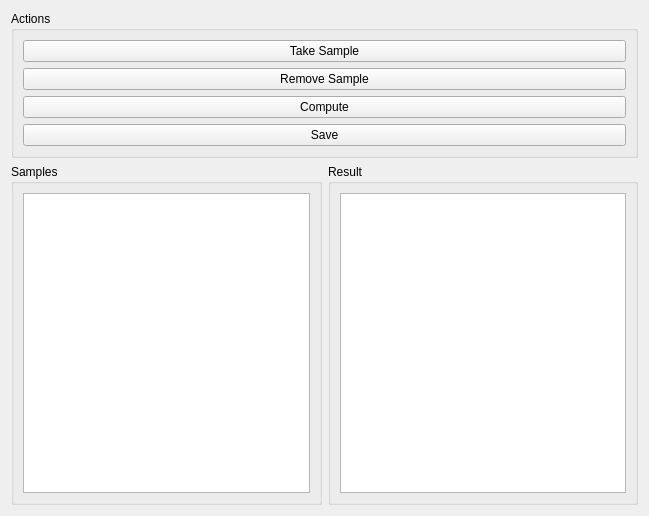
<?xml version="1.0" encoding="UTF-8"?>
<ui version="4.0">
 <class>Form</class>
 <widget class="QWidget" name="Form">
  <property name="geometry">
   <rect>
    <x>0</x>
    <y>0</y>
    <width>649</width>
    <height>516</height>
   </rect>
  </property>
  <property name="windowTitle">
   <string>Form</string>
  </property>
  <layout class="QVBoxLayout" name="verticalLayout">
   <item>
    <layout class="QHBoxLayout" name="horizontalLayout_infoAndActions">
     <item>
      <widget class="QGroupBox" name="groupBox_3">
       <property name="title">
        <string>Actions</string>
       </property>
       <layout class="QVBoxLayout" name="verticalLayout_2">
        <item>
         <widget class="QPushButton" name="takeButton">
          <property name="text">
           <string>Take Sample</string>
          </property>
         </widget>
        </item>
        <item>
         <widget class="QPushButton" name="removeButton">
          <property name="text">
           <string>Remove Sample</string>
          </property>
         </widget>
        </item>
        <item>
         <widget class="QPushButton" name="computeButton">
          <property name="text">
           <string>Compute</string>
          </property>
         </widget>
        </item>
        <item>
         <widget class="QPushButton" name="saveButton">
          <property name="text">
           <string>Save</string>
          </property>
         </widget>
        </item>
       </layout>
      </widget>
     </item>
    </layout>
   </item>
   <item>
    <layout class="QHBoxLayout" name="horizontalLayout">
     <item>
      <widget class="QGroupBox" name="groupBox">
       <property name="title">
        <string>Samples</string>
       </property>
       <layout class="QHBoxLayout" name="horizontalLayout_3">
        <item>
         <widget class="QListWidget" name="sampleListWidget"/>
        </item>
       </layout>
      </widget>
     </item>
     <item>
      <widget class="QGroupBox" name="groupBox_2">
       <property name="title">
        <string>Result</string>
       </property>
       <layout class="QHBoxLayout" name="horizontalLayout_4">
        <item>
         <widget class="QPlainTextEdit" name="outputBox"/>
        </item>
       </layout>
      </widget>
     </item>
    </layout>
   </item>
  </layout>
 </widget>
 <resources/>
 <connections/>
</ui>
